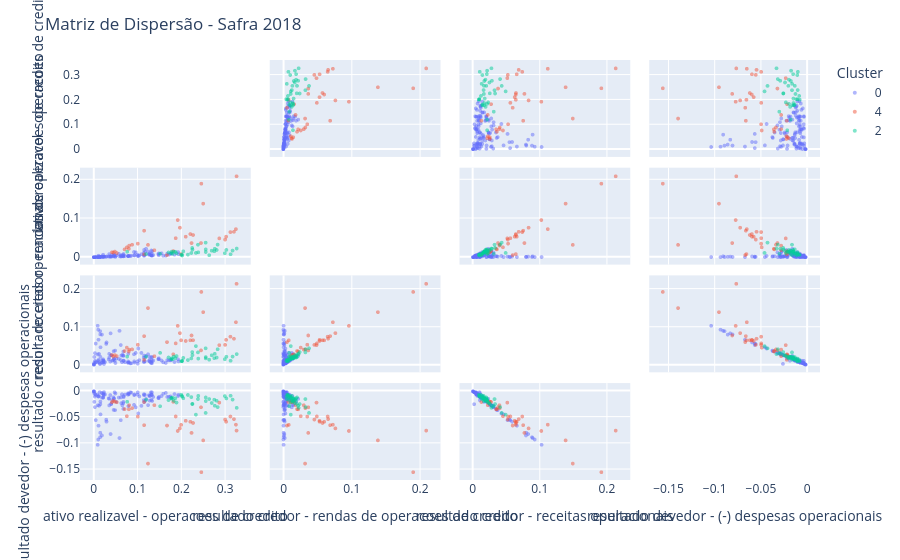

The cell this chart's notebook holds for it:
### Code cell
import plotly.express as px

df_2018= df_viz[(df_viz['ano'] == 2018) & (df_viz['Cluster'] != '1')]
#df = px.data.X_scaled()
features = ["ativo realizavel - operacoes de credito", "resultado credor - rendas de operacoes de credito", "resultado credor - receitas operacionais", "resultado devedor - (-) despesas operacionais"]

fig = px.scatter_matrix(
    df_2018,
    dimensions=features,
    color="Cluster"
)

fig.update_traces(
    diagonal_visible=False,
    marker=dict(
        size=4,           # Reduz o tamanho (padrão costuma ser 6 ou 8)
        opacity=0.5,      # 40% de opacidade (permite ver através dos pontos)
        line=dict(width=0) # Remove a borda dos pontos para evitar "borrões" escuros
    )
)

fig.update_layout(
    title="Matriz de Dispersão - Safra 2018",
    hovermode='closest'
)

fig.update_traces(diagonal_visible=False)
fig.show()
